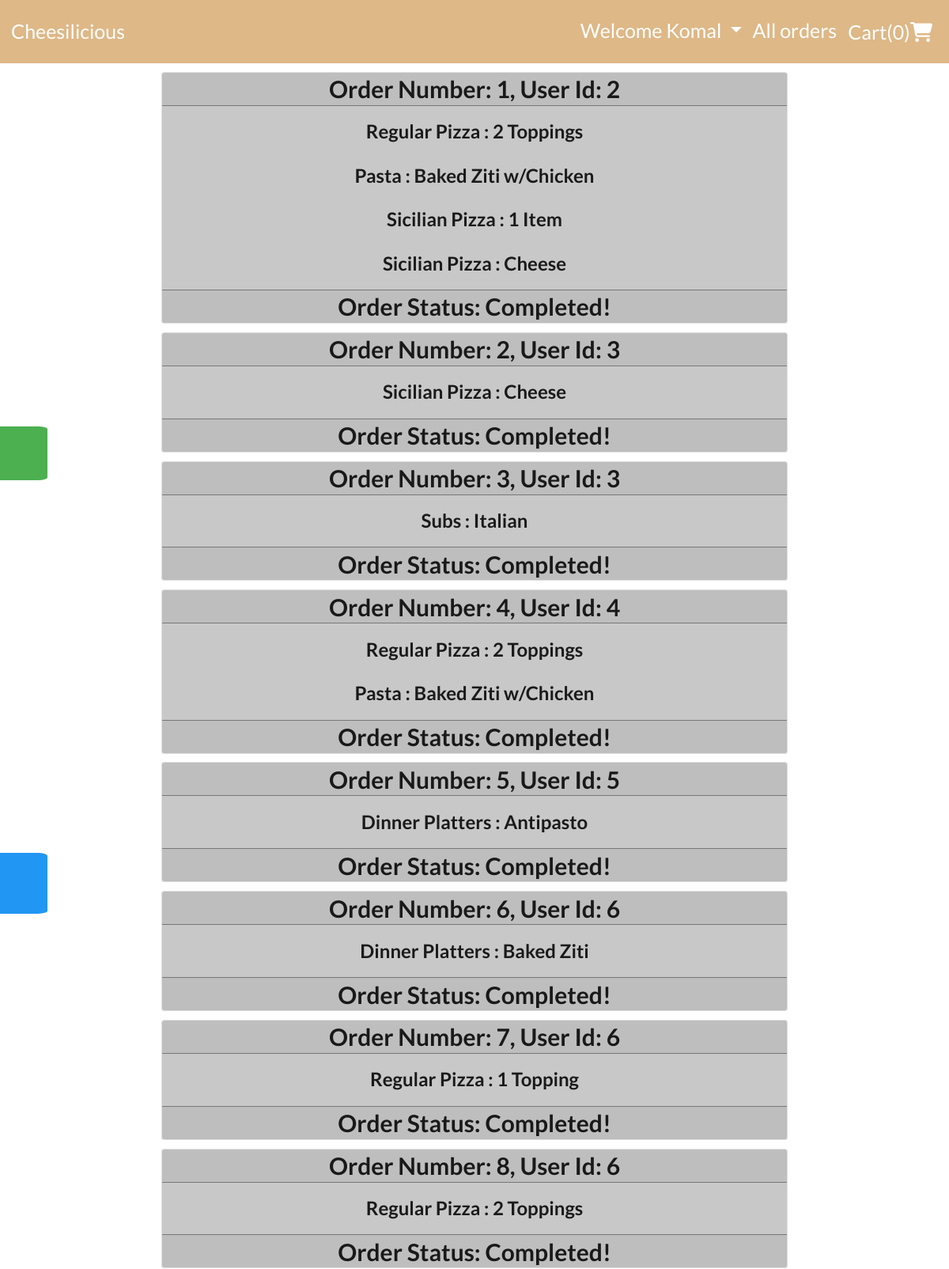
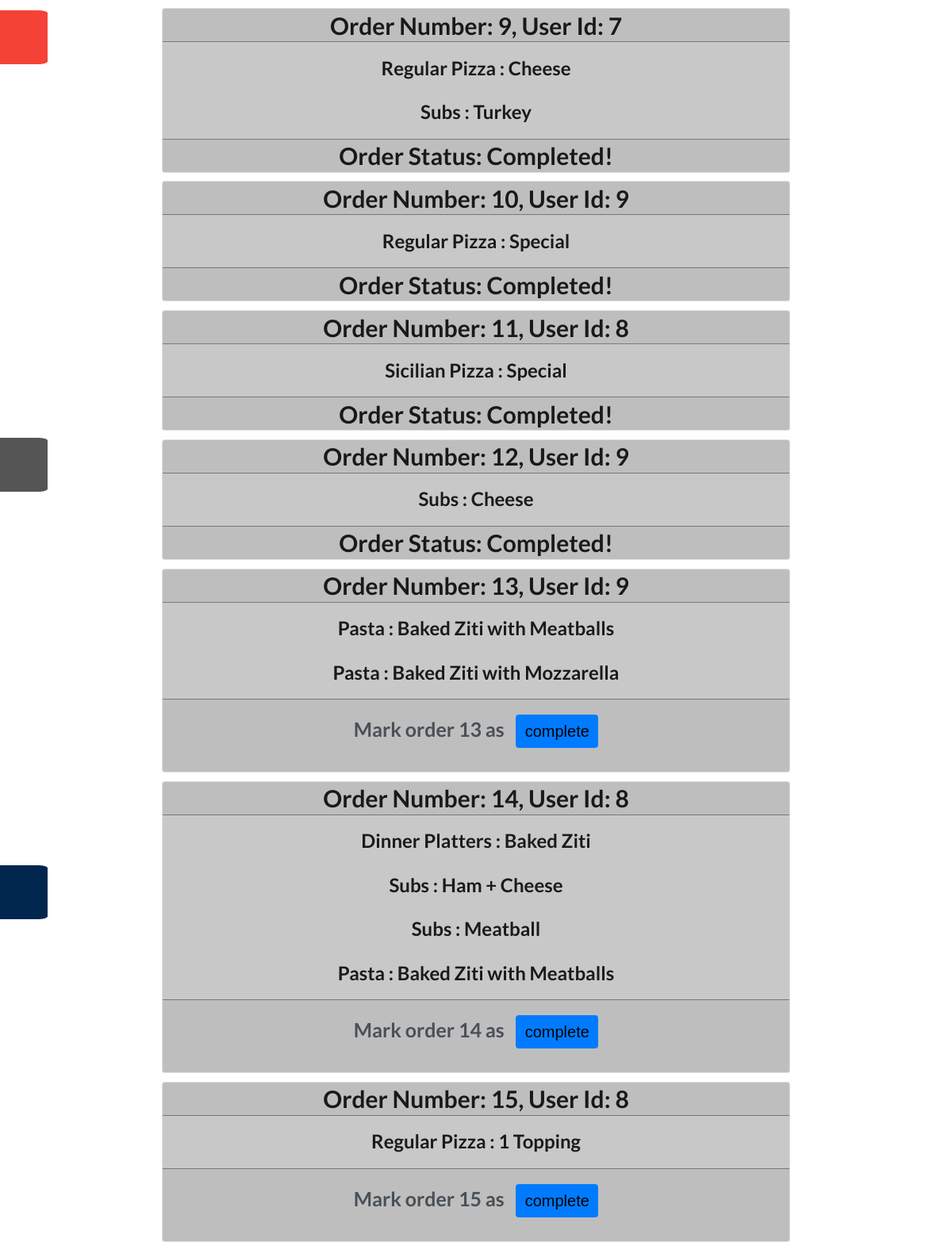
The app's page /curr_orders (signed in) with its own data (2 pictures, top to bottom).
### orders/models.py (models this page shows, shortened)
class CartItem(models.Model):
  user_id=models.IntegerField()
  order_no=models.IntegerField(null=True,blank=True)
  category = models.CharField(max_length=64)
  subcategory=models.CharField(max_length=64)
  price=models.DecimalField(max_digits=5,decimal_places=2)
  size=models.CharField(max_length=10,default='N/A')
  topping1=models.CharField(max_length=64,null=True,blank=True)
  topping2=models.CharField(max_length=64,null=True,blank=True)
  topping3=models.CharField(max_length=64,null=True,blank=True)
  topping4=models.CharField(max_length=64,null=True,blank=True)
  topping5=models.CharField(max_length=64,null=True,blank=True)

### orders/views.py (the view)
# urls.py: path('curr_orders',views.curr_orders,name='curr_orders'),
def curr_orders(request):
    if not request.user.is_superuser:
        messages.add_message(request,messages.ERROR,'You do not have access to that page!')
        return HttpResponseRedirect(reverse('index'))
    orders_placed= Placed_Order.objects.all()
    order_details=[]
    for order in orders_placed:
        ord_no=order.order_no
        orders=CartItem.objects.filter(order_no=ord_no).values('category','subcategory')
        cont=[]
        cont.append(ord_no)
        cont.append(order.user_id)
        cont.append(order.is_pending())
        for o in orders:
            temp=[]
            temp.append(o['category'])
            temp.append(o['subcategory'])
            cont.append(temp)
        order_details.append(cont)
        del cont
    items = CartItem.objects.filter(user_id= request.user.id, order_no= None)
    len1 = 0
    if items:
        len1 = len(items)
    return render(request,'orders/curr_orders.html',{'order_details':order_details, 'length':len1})

### orders/models.py (called while the page is built)
  def is_pending(self):
    if str(self.status) == 'Pending':
      return True
    return False

### orders/templates/orders/curr_orders.html (shortened to what this page needs)
{% extends "orders/base.html" %}
{% block content %}
<div class="container-fluid">
  {% if not order_details %}
    <h1 class='toptext text-center'> No orders placed</h1>
  {% else %}
  {% for order in order_details %}
  <div class="container-fluid" style="margin-top: 1%;margin-bottom:1% ;background-color:inherit">
  <center>  <div class="card" style='width:75%'>
      <div class="card-header text-center">Order Number: {{order.0}}, User Id: {{order.1}}</div>
      <div class="card-body">
      {% for o in order %}
        {% if o.0 %}
        <h2 class="card-text">{{o.0}} : {{o.1}} </h2>
        {%endif %}
      {% endfor %}
    </div>
    <div class="card-footer">
    {% if order.2 %}
     <center> <form method='post' action='{% url "mark_order" %}' class='form-control' style='background-color:inherit;width:fit-content;border:none;'>
        <h1 class="card-text" style="margin-top: 1%;">Mark order {{order.0}} as &nbsp;
          <input type='submit' value='complete' class='btn btn-primary' style="font-size: 20px; color: black;">
        </h1>
      </form></center>
    {% else %}
    Order Status: Completed!
    {% endif %}
    </div>
  </div></center>
  </div>
{% endfor %}
</div>
{%endif%}
{% endblock content %}

### orders/templates/orders/base.html (shortened to what this page needs)
{% load static %}
<!DOCTYPE html>
<html lang="en">
<head>
  <link rel="stylesheet" href="https://maxcdn.bootstrapcdn.com/bootstrap/4.0.0/css/bootstrap.min.css">
  <link rel="stylesheet" href="https://cdnjs.cloudflare.com/ajax/libs/font-awesome/4.7.0/css/font-awesome.min.css">
  <link rel="stylesheet" href="https://cdnjs.cloudflare.com/ajax/libs/semantic-ui/2.4.1/semantic.min.css">
  <link rel="stylesheet" href="{% static 'orders/base.css' %}"/>
</head>
<body>
    <div>
    <nav class="navbar navbar-expand-lg navbar-dark" style="background-color: burlywood; font-size:20px;">
      <a class="navbar-brand" href="/" style="font-size: 25px;"> Cheesilicious </a>
      <div class="navbar-collapse collapse" id="navbarNavDropdown">
          <ul class="navbar-nav ml-auto">
              {% if user.username %}
              <li class="nav-item dropdown">
                <a class='nav-link active dropdown-toggle' href="#" id="navbarDropdown" role="button" data-toggle="dropdown" aria-haspopup="true" aria-expanded="false" style="font-size: 25px;"> Welcome {{user.first_name}} </a>
              </li>
              {% if user.is_superuser %}
                <li class="nav-item"><a class="nav-link active" href="{% url 'curr_orders' %}" style="font-size: 25px;">All orders</a></li>
              {% endif %}
              <li class='nav-item'><a class='nav-link active' href='{% url "checkout" %}'style="font-size: 25px;">Cart(<span>{{ length }}</span>)<i class='fa fa-shopping-cart'></i></a>
              {% else %}
              <li class="nav-item active"><a class="nav-link" href="{% url 'signup' %}" style="font-size: 25px;">Sign Up</a></li>
              <li class="nav-item active"><a class="nav-link" href="{% url 'login' %}" style="font-size: 25px;">Login</a></li>
              {% endif %}
          </ul>
        </div>
      </nav>
    <div id="mySidenav" class="sidenav">
      <a href="{% url 'faq' %}" id="FAQ">FAQ</a>
      <a href="{% url 'index' %}" id="menu">Menu <i class="material-icons">restaurant</i></a>
      <a href="{% url 'home' %}" id="projects">Home</a>
      <a href="{% url 'contact' %}" id="contact">Contact Us</a>
      <a href="{% url 'reviews' %}" id="reviews">Reviews</a>
    </div>
      </div>
    <div class="container-fluid px-5">
      {% block content %}
    {% endblock content %}
    </div>
  </body>
</html>

### orders/static/orders/base.css (style rules this page uses)
body { background-image: url('./images/1.jpg'); width:100%; height:100%; background-size:cover; background-attachment:fixed; background-color: inherit; }
.navbar { min-height: 80px; }
.navbar-brand { height: 60px; line-height: 50px; }
.card-header,.card-footer { background-color: #BEBEBE; border-color: #787878; font-size: 30px; font-weight: bold; }
.card-body { background-color: #C8C8C8; }
#mySidenav a { padding: 2%; width: 20%; text-decoration: none; color: white; border-radius: 0 5% 5% 0; }
#FAQ { top: 30%; background-color: #4CAF50; }
#menu { top: 40%; background-color: #2196F3; }
#projects { top: 50%; background-color: #f44336; }
#contact { top: 60%; background-color: #555 }
@media (min-width:768px ) and (min-height:400px) { #mySidenav a { position: absolute; left: -15%; transition: 0.3s; padding: 2%; width: 20%; text-decoration: none; color: white; border-radius: 0 5% 5% 0; } }
@media (min-width:768px ) and (min-height:400px) { #FAQ { top: 17%; background-color: #4CAF50; } }
@media (min-width:768px ) and (min-height:400px) { #menu { top: 34%; background-color: #2196F3; } }
@media (min-width:768px ) and (min-height:400px) { #projects { top: 51%; background-color: #f44336; } }
@media (min-width:768px ) and (min-height:400px) { #contact { top: 68%; background-color: #555 } }
@media (min-width:768px ) and (min-height:400px) { #reviews { top: 85%; background-color: #01274e } }
h1 { font-size:25px; text-align: left; }

### records on screen
CartItem: category "Sicilian Pizza", subcategory "1 Item"
CartItem: category "Subs", subcategory "Italian"
CartItem: category "Dinner Platters", subcategory "Antipasto"
CartItem: category "Regular Pizza", subcategory "Cheese"
CartItem: category "Subs", subcategory "Turkey"
CartItem: category "Regular Pizza", subcategory "Special"
CartItem: category "Sicilian Pizza", subcategory "Special"
CartItem: category "Subs", subcategory "Cheese"
CartItem: category "Pasta", subcategory "Baked Ziti with Mozzarella"
CartItem: category "Subs", subcategory "Ham + Cheese"
CartItem: category "Subs", subcategory "Meatball"

### other values on screen
{{ user.first_name }} "Komal"
{{ length }} "0"
{{ order.0 }} "1" "2" "3" "4" "5" "6" "7" "8" "9" "10" "11" "12" "13" "14" "15"
{{ order.1 }} "2" "3" "3" "4" "5" "6" "6" "6" "7" "9" "8" "9" "9" "8" "8"
{{ o.0 }} "Regular Pizza" "Pasta" "Sicilian Pizza" "Sicilian Pizza" "Regular Pizza" "Pasta" "Dinner Platters" "Regular Pizza" "Regular Pizza" "Pasta" "Dinner Platters" "Pasta" "Regular Pizza"
{{ o.1 }} "2 Toppings" "Baked Ziti w/Chicken" "Cheese" "Cheese" "2 Toppings" "Baked Ziti w/Chicken" "Baked Ziti" "1 Topping" "2 Toppings" "Baked Ziti with Meatballs" "Baked Ziti" "Baked Ziti with Meatballs" "1 Topping"
{{ order.0 }} "13" "14" "15"
